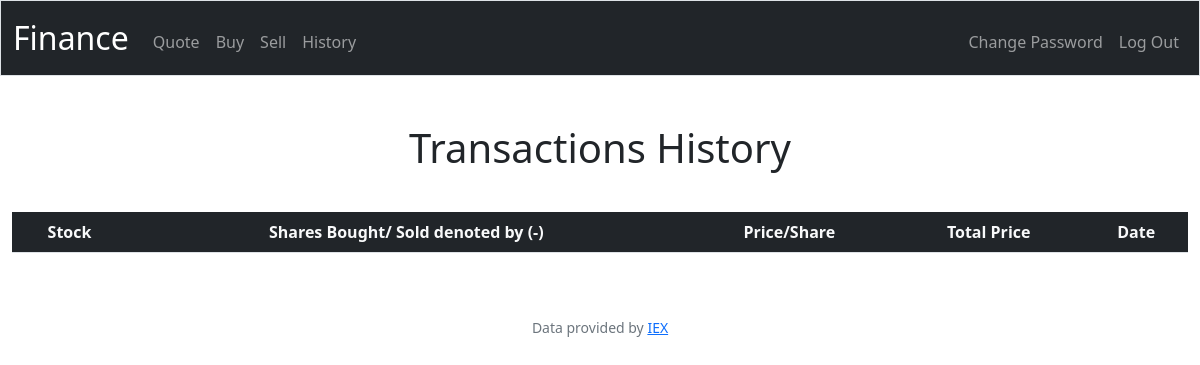
The app's page /history (signed in), older data.
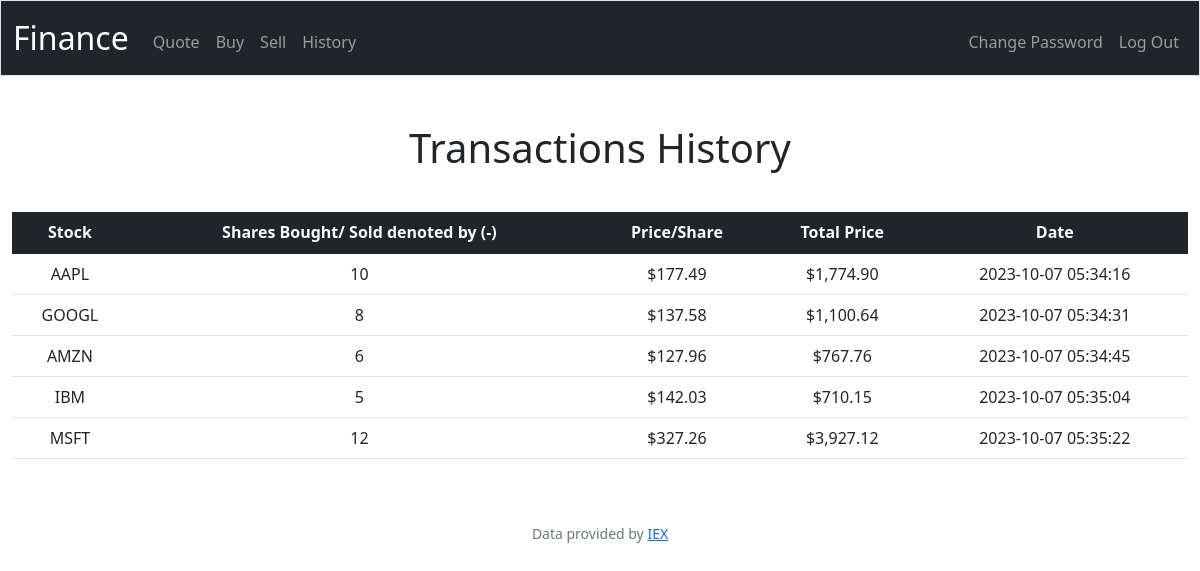
The same page, newer data.
### tables this page shows
CREATE TABLE transactions (id INTEGER PRIMARY KEY AUTOINCREMENT, user_id INTEGER, symbol TEXT, shares INTEGER, price FLOAT, date TIMESTAMP);

### app.py (the view)
@app.route("/history")
@login_required
def history():
    user_id = session["user_id"]
    user_transactions = db.execute(
        "SELECT * FROM transactions WHERE user_id = ? GROUP BY date", user_id)
    return render_template("history.html", transactions=user_transactions)

### app.py (called while the page is built)
@app.after_request
def after_request(response):
    response.headers["Cache-Control"] = "no-cache, no-store, must-revalidate"
    response.headers["Expires"] = 0
    response.headers["Pragma"] = "no-cache"
    return response

### helpers.py (called while the page is built)
def login_required(f):
    @wraps(f)
    def decorated_function(*args, **kwargs):
        if session.get("user_id") is None:
            return redirect("/login")
        return f(*args, **kwargs)
    return decorated_function

def usd(value):
    return f"${value:,.2f}"

### templates/history.html (shortened to what this page needs)
{% extends "layout.html" %}
{% block main %}
    <h1 class="text-center">Transactions History</h1>
    <table class="table">
      <thead class="bg-dark text-light">
        <tr>
          <th scope="col">Stock</th>
          <th scope="col">Shares Bought/ Sold denoted by (-)</th>
          <th scope="col">Price/Share</th>
          <th scope="col">Total Price</th>
          <th scope="col">Date</th>
        </tr>
      </thead>
      <tb>
      {% for transaction in transactions %}
      <tr>
        <td>{{ transaction.symbol }}</td>
        <td>{{ transaction.shares }}</td>
        <td>{{ transaction.price|usd }}</td>
        <td>{{ (transaction.shares * transaction.price)| usd }}</td>
        <td>{{ transaction.date }}</td>
      </tr>
      {% endfor %}
      </tb>
    </table>
{% endblock %}

Row changes from the older to the newer data that the page shows:
added transactions: (transaction.shares*transaction.price)|usd "$1,774.90"
added transactions: (transaction.shares*transaction.price)|usd "$1,100.64"
added transactions: (transaction.shares*transaction.price)|usd "$767.76"
added transactions: (transaction.shares*transaction.price)|usd "$710.15"
added transactions: (transaction.shares*transaction.price)|usd "$3,927.12"
